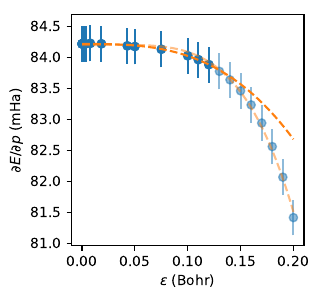

Reproduce this figure in Python.
import numpy as np 
import pandas as pd
import h5py
import matplotlib.pyplot as plt
from pyqmc.reblock import _reblock, reblock_summary, opt_block, optimally_reblocked
from numpy.polynomial import polynomial 

def analyze_hdf5(hdf_file):
    with h5py.File(hdf_file, 'r') as hdf:
        e = np.array([np.array(x) for x in list(hdf['pgradtotal'])])
        dppsi = np.array([np.array(x) for x in list(hdf['pgraddppsi'])])
        dpH = np.array([np.array(x) for x in list(hdf['pgraddpH'])])
    return e, dppsi, dpH

if __name__ == '__main__':
    e, dppsi, dpH = analyze_hdf5('dedp_vmc.hdf5')
    print("Steps complete ", e.shape)

    #Check timetraces for warmups
    dppsi = dppsi[:, 0]
    dpH = dpH[:, 0]
    '''
    plt.plot(dpH)
    plt.show()
    exit(0)
    '''

    #Plot histograms
    warmup = 2000
    e = e[warmup:]
    dppsi = dppsi[warmup:]
    dpH = dpH[warmup:]
    '''
    plt.hist(dpH[:, 0])
    plt.show()
    exit(0)
    '''

    #Reblock each quantity
    '''
    df = pd.DataFrame({'e':dpH[:,0]})
    nblocks = []
    err = []
    err_err = []
    nblocks = np.array([4000, 1000, 500, 200, 100, 80, 50, 40, 20, 10, 5])
    for nblock in nblocks:
        d = reblock_summary(df, nblock)
        err.append(d["standard error"])
        err_err.append(d["standard error error"])
    plt.errorbar(e.shape[0]/nblocks, err, err_err,fmt='o')
    plt.xlabel('step per block')
    plt.ylabel('error')
    plt.show()
    exit(0)
    '''

    #Evaluate errors after reblocking
    steps_per_block = 100
    reblocked_e = np.array(_reblock(e, e.shape[0]/steps_per_block))
    reblocked_dppsi = np.array(_reblock(dppsi, dppsi.shape[0]/steps_per_block))
    reblocked_dpH = np.array([np.array(_reblock(dpH[:,i], dpH.shape[0]/steps_per_block))
                      for i in range(dpH.shape[1])]).T
    
    print("Reblocking")
    for v in [reblocked_e, reblocked_dppsi, reblocked_dpH[:, 0]]:
        print(v.mean(), v.std()/np.sqrt(v.shape[0]))

    #Bootstrapping
    Nbs = 100

    print("Bootstrapping")
    for v in [reblocked_e, reblocked_dppsi, reblocked_dpH[:, 0]]:
        bs = []
        for i in range(Nbs):
            sample = np.random.choice(v.shape[0], v.shape[0], replace=True)
            sampled_v = v[sample]
            bs.append(sampled_v.mean())
        bs = np.array(bs)
        print(bs.mean(), bs.std())

    #dEdp Bootstrap 
    dEdp = []
    for i in range(Nbs):
        sample = np.random.choice(v.shape[0], v.shape[0], replace=True)
        sampled_e = reblocked_e[sample]
        sampled_dppsi = reblocked_dppsi[sample]
        sampled_dpH = reblocked_dpH[sample]

        bs_e = sampled_e.mean()
        bs_dppsi = sampled_dppsi.mean()
        bs_dpH = sampled_dpH.mean(axis=0)

        dEdp.append(bs_dpH- np.array([bs_e * bs_dppsi] * bs_dpH.shape[0]))
    dEdp = np.array(dEdp)

    means = dEdp.mean(axis=0)/1e-3 #mHa
    stds  = dEdp.std(axis=0)/1e-3
    cutoffs = list(np.logspace(-8, -1, 20)) + list([0.05,0.075, 0.11, 0.12, 0.13, 0.14, 0.15, 0.16, 0.17, 0.18, 0.19, 0.20])
    cutoffs = np.sort(cutoffs)
    
    #Fit beyond 1e-2 only 
    means = means[cutoffs >= 1e-5]
    stds =  stds[cutoffs >= 1e-5]
    cutoffs = cutoffs[cutoffs >= 1e-5]
    
    #Fit with upper bound for cubic scaling
    bound = 0.12
    fig, ax = plt.subplots(1, 1, figsize=(3,3))
    ax.errorbar(cutoffs[cutoffs<=bound], means[cutoffs<=bound], stds[cutoffs<=bound], fmt='o',color='tab:blue',zorder=1)
    ax.errorbar(cutoffs, means, stds, fmt='o',color='tab:blue',zorder=0, alpha=0.5)

    p = polynomial.polyfit(cutoffs[cutoffs<=bound], means[cutoffs<=bound], [0,3])
    print("Polyfit : ", p)
    x = np.linspace(0, 0.2, 100)
    ax.plot(x, p[0] + p[3] * x**3, '--',c='tab:orange', zorder=100)

    p = polynomial.polyfit(cutoffs, means, [0,3,4])
    print("Polyfit quartic: ", p)
    ax.plot(x, p[0] + p[3] * x**3 + p[4]* x**4, '--',c='tab:orange', alpha=0.5,zorder=99)

    ax.set_xlabel(r'$\epsilon$ (Bohr)')
    ax.set_ylabel(r'$\partial E/\partial p$ (mHa)')
    plt.savefig('dedp.pdf',bbox_inches='tight')
